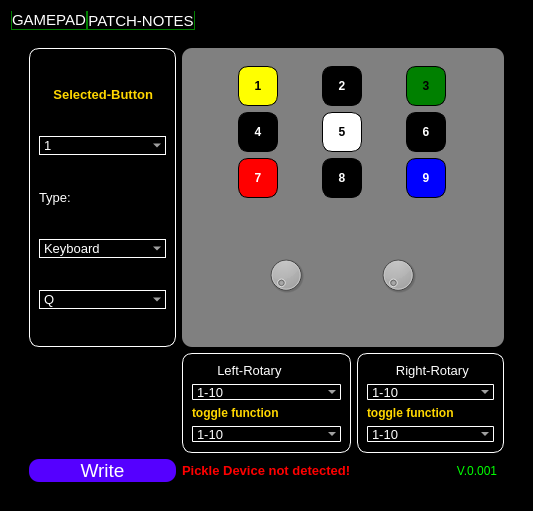
<?xml version="1.0" encoding="UTF-8"?>
<ui version="4.0">
 <class>Dialog</class>
 <widget class="QDialog" name="Dialog">
  <property name="enabled">
   <bool>true</bool>
  </property>
  <property name="geometry">
   <rect>
    <x>0</x>
    <y>0</y>
    <width>533</width>
    <height>511</height>
   </rect>
  </property>
  <property name="maximumSize">
   <size>
    <width>800</width>
    <height>600</height>
   </size>
  </property>
  <property name="windowTitle">
   <string>Pickle GamePad</string>
  </property>
  <property name="windowIcon">
   <iconset>
    <normaloff>ugly.jpg</normaloff>ugly.jpg</iconset>
  </property>
  <property name="windowOpacity">
   <double>0.900000000000000</double>
  </property>
  <property name="styleSheet">
   <string notr="true">background-color:black;
border:0px;
</string>
  </property>
  <layout class="QGridLayout" name="gridLayout">
   <item row="0" column="0">
    <widget class="QTabWidget" name="tabWidget">
     <property name="minimumSize">
      <size>
       <width>0</width>
       <height>0</height>
      </size>
     </property>
     <property name="font">
      <font>
       <pointsize>11</pointsize>
       <weight>50</weight>
       <bold>false</bold>
      </font>
     </property>
     <property name="autoFillBackground">
      <bool>false</bool>
     </property>
     <property name="styleSheet">
      <string notr="true">QTabWidget::tab-bar {
            alignment: center;
			background-color:black;
}
QTabBar::tab {color: white;background-color:black;
border-bottom:1px solid green;
border-right:1px solid green;
border-left:1px solid green;

font-size:15px;
}
</string>
     </property>
     <property name="tabShape">
      <enum>QTabWidget::Rounded</enum>
     </property>
     <property name="currentIndex">
      <number>0</number>
     </property>
     <property name="iconSize">
      <size>
       <width>29</width>
       <height>21</height>
      </size>
     </property>
     <property name="usesScrollButtons">
      <bool>false</bool>
     </property>
     <property name="tabsClosable">
      <bool>false</bool>
     </property>
     <property name="tabBarAutoHide">
      <bool>false</bool>
     </property>
     <widget class="QWidget" name="tab">
      <property name="styleSheet">
       <string notr="true"/>
      </property>
      <attribute name="icon">
       <iconset>
        <normalon>D:/images.png</normalon>
       </iconset>
      </attribute>
      <attribute name="title">
       <string>GAMEPAD</string>
      </attribute>
      <layout class="QGridLayout" name="gridLayout_2">
       <item row="0" column="0">
        <widget class="QGroupBox" name="groupBox_5">
         <property name="styleSheet">
          <string notr="true"/>
         </property>
         <property name="title">
          <string/>
         </property>
         <layout class="QGridLayout" name="gridLayout_3">
          <item row="1" column="2">
           <widget class="QGroupBox" name="groupBox_3">
            <property name="maximumSize">
             <size>
              <width>200</width>
              <height>100</height>
             </size>
            </property>
            <property name="font">
             <font>
              <pointsize>8</pointsize>
             </font>
            </property>
            <property name="styleSheet">
             <string notr="true">color:white;
border:1px solid white;
border-radius:10px;</string>
            </property>
            <property name="title">
             <string/>
            </property>
            <layout class="QVBoxLayout" name="verticalLayout_2">
             <item>
              <widget class="QLabel" name="label_3">
               <property name="font">
                <font>
                 <pointsize>10</pointsize>
                </font>
               </property>
               <property name="styleSheet">
                <string notr="true">border:none;</string>
               </property>
               <property name="text">
                <string>       Left-Rotary</string>
               </property>
              </widget>
             </item>
             <item>
              <widget class="QComboBox" name="comboBox_4">
               <property name="font">
                <font>
                 <pointsize>10</pointsize>
                </font>
               </property>
               <property name="styleSheet">
                <string notr="true">background-color:black;
border-radius:1px;</string>
               </property>
               <item>
                <property name="text">
                 <string>1-10</string>
                </property>
               </item>
               <item>
                <property name="text">
                 <string>keypad left / right</string>
                </property>
               </item>
               <item>
                <property name="text">
                 <string>keypad up / down</string>
                </property>
               </item>
               <item>
                <property name="text">
                 <string>volume</string>
                </property>
               </item>
               <item>
                <property name="text">
                 <string>Mouse up/down</string>
                </property>
               </item>
               <item>
                <property name="text">
                 <string>Mouse left/right</string>
                </property>
               </item>
              </widget>
             </item>
             <item>
              <widget class="QLabel" name="label_5">
               <property name="maximumSize">
                <size>
                 <width>16777215</width>
                 <height>50</height>
                </size>
               </property>
               <property name="font">
                <font>
                 <pointsize>9</pointsize>
                 <weight>75</weight>
                 <bold>true</bold>
                </font>
               </property>
               <property name="styleSheet">
                <string notr="true">color:gold;
border:none</string>
               </property>
               <property name="text">
                <string>toggle function</string>
               </property>
              </widget>
             </item>
             <item>
              <widget class="QComboBox" name="comboBox_5">
               <property name="font">
                <font>
                 <pointsize>10</pointsize>
                </font>
               </property>
               <property name="styleSheet">
                <string notr="true">background-color:black;
border-radius:1px;</string>
               </property>
               <item>
                <property name="text">
                 <string>1-10</string>
                </property>
               </item>
               <item>
                <property name="text">
                 <string>keypad left / right</string>
                </property>
               </item>
               <item>
                <property name="text">
                 <string>keypad up / down</string>
                </property>
               </item>
               <item>
                <property name="text">
                 <string>volume</string>
                </property>
               </item>
               <item>
                <property name="text">
                 <string>Mouse up/down</string>
                </property>
               </item>
               <item>
                <property name="text">
                 <string>Mouse left/right</string>
                </property>
               </item>
              </widget>
             </item>
            </layout>
           </widget>
          </item>
          <item row="3" column="0">
           <widget class="QPushButton" name="pushButton_12">
            <property name="font">
             <font>
              <pointsize>14</pointsize>
             </font>
            </property>
            <property name="styleSheet">
             <string notr="true">background-color:rgb(85, 0, 255);
border-radius:10px;
color:white;
border:none;</string>
            </property>
            <property name="text">
             <string>Write</string>
            </property>
           </widget>
          </item>
          <item row="3" column="2">
           <widget class="QLabel" name="label_9">
            <property name="font">
             <font>
              <pointsize>10</pointsize>
              <weight>75</weight>
              <bold>true</bold>
             </font>
            </property>
            <property name="styleSheet">
             <string notr="true">color:red;
border:none</string>
            </property>
            <property name="text">
             <string>Pickle Device not detected!</string>
            </property>
           </widget>
          </item>
          <item row="3" column="3">
           <widget class="QLabel" name="label_10">
            <property name="styleSheet">
             <string notr="true">color:rgb(0, 255, 0);
border:none;</string>
            </property>
            <property name="text">
             <string>                              V.0.001</string>
            </property>
           </widget>
          </item>
          <item row="0" column="0">
           <widget class="QGroupBox" name="groupBox_8">
            <property name="minimumSize">
             <size>
              <width>0</width>
              <height>80</height>
             </size>
            </property>
            <property name="maximumSize">
             <size>
              <width>400</width>
              <height>400</height>
             </size>
            </property>
            <property name="font">
             <font>
              <pointsize>9</pointsize>
             </font>
            </property>
            <property name="styleSheet">
             <string notr="true">color:white;
border:1px solid white;
border-radius:10px;</string>
            </property>
            <property name="title">
             <string/>
            </property>
            <layout class="QVBoxLayout" name="verticalLayout">
             <item>
              <widget class="QLabel" name="label_7">
               <property name="maximumSize">
                <size>
                 <width>16777215</width>
                 <height>20</height>
                </size>
               </property>
               <property name="font">
                <font>
                 <pointsize>10</pointsize>
                 <weight>75</weight>
                 <bold>true</bold>
                </font>
               </property>
               <property name="styleSheet">
                <string notr="true">border:none;
color:gold;</string>
               </property>
               <property name="text">
                <string>    Selected-Button</string>
               </property>
              </widget>
             </item>
             <item>
              <widget class="QComboBox" name="comboBox_3">
               <property name="font">
                <font>
                 <pointsize>10</pointsize>
                </font>
               </property>
               <property name="styleSheet">
                <string notr="true">background-color:black;
color:white;
border:1px solid white;
border-radius:0px;</string>
               </property>
               <item>
                <property name="text">
                 <string>1</string>
                </property>
               </item>
               <item>
                <property name="text">
                 <string>2</string>
                </property>
               </item>
               <item>
                <property name="text">
                 <string>3</string>
                </property>
               </item>
               <item>
                <property name="text">
                 <string>4</string>
                </property>
               </item>
               <item>
                <property name="text">
                 <string>5</string>
                </property>
               </item>
               <item>
                <property name="text">
                 <string>6</string>
                </property>
               </item>
               <item>
                <property name="text">
                 <string>7</string>
                </property>
               </item>
               <item>
                <property name="text">
                 <string>8</string>
                </property>
               </item>
               <item>
                <property name="text">
                 <string>9</string>
                </property>
               </item>
              </widget>
             </item>
             <item>
              <widget class="QLabel" name="label_8">
               <property name="maximumSize">
                <size>
                 <width>16777215</width>
                 <height>20</height>
                </size>
               </property>
               <property name="font">
                <font>
                 <pointsize>10</pointsize>
                </font>
               </property>
               <property name="styleSheet">
                <string notr="true">border:none;</string>
               </property>
               <property name="text">
                <string>Type:</string>
               </property>
              </widget>
             </item>
             <item>
              <widget class="QComboBox" name="comboBox">
               <property name="font">
                <font>
                 <pointsize>10</pointsize>
                </font>
               </property>
               <property name="styleSheet">
                <string notr="true">background-color:black;
color:white;
border:1px solid white;border-radius:0px;</string>
               </property>
               <item>
                <property name="text">
                 <string>Keyboard</string>
                </property>
               </item>
               <item>
                <property name="text">
                 <string>Gamepad Button</string>
                </property>
               </item>
              </widget>
             </item>
             <item>
              <widget class="QComboBox" name="comboBox_2">
               <property name="font">
                <font>
                 <pointsize>10</pointsize>
                </font>
               </property>
               <property name="styleSheet">
                <string notr="true">background-color:black;
color:white;
border:1px solid white;border-radius:0px;</string>
               </property>
               <item>
                <property name="text">
                 <string>Q</string>
                </property>
               </item>
              </widget>
             </item>
            </layout>
           </widget>
          </item>
          <item row="1" column="3">
           <widget class="QGroupBox" name="groupBox_4">
            <property name="maximumSize">
             <size>
              <width>200</width>
              <height>100</height>
             </size>
            </property>
            <property name="font">
             <font>
              <pointsize>9</pointsize>
             </font>
            </property>
            <property name="styleSheet">
             <string notr="true">color:white;
border:1px solid white;
border-radius:10px;</string>
            </property>
            <property name="title">
             <string/>
            </property>
            <layout class="QVBoxLayout" name="verticalLayout_3">
             <item>
              <widget class="QLabel" name="label_4">
               <property name="font">
                <font>
                 <pointsize>10</pointsize>
                </font>
               </property>
               <property name="styleSheet">
                <string notr="true">border:none;</string>
               </property>
               <property name="text">
                <string>        Right-Rotary</string>
               </property>
              </widget>
             </item>
             <item>
              <widget class="QComboBox" name="comboBox_6">
               <property name="font">
                <font>
                 <pointsize>10</pointsize>
                </font>
               </property>
               <property name="styleSheet">
                <string notr="true">background-color:black;
color:white;
border:1px solid white;
border-radius:1px;</string>
               </property>
               <item>
                <property name="text">
                 <string>1-10</string>
                </property>
               </item>
               <item>
                <property name="text">
                 <string>keypad left / right</string>
                </property>
               </item>
               <item>
                <property name="text">
                 <string>keypad up / down</string>
                </property>
               </item>
               <item>
                <property name="text">
                 <string>volume</string>
                </property>
               </item>
               <item>
                <property name="text">
                 <string>Mouse up/down</string>
                </property>
               </item>
               <item>
                <property name="text">
                 <string>Mouse left/right</string>
                </property>
               </item>
              </widget>
             </item>
             <item>
              <widget class="QLabel" name="label_6">
               <property name="maximumSize">
                <size>
                 <width>16777215</width>
                 <height>50</height>
                </size>
               </property>
               <property name="font">
                <font>
                 <pointsize>9</pointsize>
                 <weight>75</weight>
                 <bold>true</bold>
                </font>
               </property>
               <property name="styleSheet">
                <string notr="true">color:gold;
border:none</string>
               </property>
               <property name="text">
                <string>toggle function</string>
               </property>
              </widget>
             </item>
             <item>
              <widget class="QComboBox" name="comboBox_7">
               <property name="font">
                <font>
                 <pointsize>10</pointsize>
                </font>
               </property>
               <property name="styleSheet">
                <string notr="true">background-color:black;
color:white;
border:1px solid white;
border-radius:1px;</string>
               </property>
               <item>
                <property name="text">
                 <string>1-10</string>
                </property>
               </item>
               <item>
                <property name="text">
                 <string>keypad left / right</string>
                </property>
               </item>
               <item>
                <property name="text">
                 <string>keypad up / down</string>
                </property>
               </item>
               <item>
                <property name="text">
                 <string>volume</string>
                </property>
               </item>
               <item>
                <property name="text">
                 <string>Mouse up/down</string>
                </property>
               </item>
               <item>
                <property name="text">
                 <string>Mouse left/right</string>
                </property>
               </item>
              </widget>
             </item>
            </layout>
           </widget>
          </item>
          <item row="0" column="2" colspan="2">
           <widget class="QGroupBox" name="groupBox">
            <property name="maximumSize">
             <size>
              <width>400</width>
              <height>400</height>
             </size>
            </property>
            <property name="font">
             <font>
              <pointsize>11</pointsize>
             </font>
            </property>
            <property name="styleSheet">
             <string notr="true">background-color:grey;
border:0px;
border-radius:10px;alignment:center</string>
            </property>
            <property name="title">
             <string/>
            </property>
            <layout class="QGridLayout" name="gridLayout_4">
             <item row="0" column="0">
              <widget class="QFrame" name="frame">
               <property name="styleSheet">
                <string notr="true">alignment:center</string>
               </property>
               <property name="frameShape">
                <enum>QFrame::StyledPanel</enum>
               </property>
               <property name="frameShadow">
                <enum>QFrame::Raised</enum>
               </property>
               <layout class="QGridLayout" name="gridLayout_5">
                <item row="2" column="5">
                 <widget class="QPushButton" name="pushButton_6">
                  <property name="minimumSize">
                   <size>
                    <width>40</width>
                    <height>40</height>
                   </size>
                  </property>
                  <property name="maximumSize">
                   <size>
                    <width>40</width>
                    <height>40</height>
                   </size>
                  </property>
                  <property name="font">
                   <font>
                    <weight>75</weight>
                    <bold>true</bold>
                   </font>
                  </property>
                  <property name="styleSheet">
                   <string notr="true">QPushButton{
background-color: black;
border-style: solid;
border-color: black;
border-width:1px;
border-radius: 10px;color:white;
}</string>
                  </property>
                  <property name="text">
                   <string>8</string>
                  </property>
                 </widget>
                </item>
                <item row="2" column="6" alignment="Qt::AlignHCenter|Qt::AlignVCenter">
                 <widget class="QPushButton" name="pushButton_3">
                  <property name="minimumSize">
                   <size>
                    <width>40</width>
                    <height>40</height>
                   </size>
                  </property>
                  <property name="maximumSize">
                   <size>
                    <width>40</width>
                    <height>40</height>
                   </size>
                  </property>
                  <property name="font">
                   <font>
                    <weight>75</weight>
                    <bold>true</bold>
                   </font>
                  </property>
                  <property name="styleSheet">
                   <string notr="true">QPushButton{
background-color: blue;
border-style: solid;
border-color: black;
border-width:1px;
border-radius: 10px;color:white;
}</string>
                  </property>
                  <property name="text">
                   <string>9</string>
                  </property>
                 </widget>
                </item>
                <item row="1" column="6">
                 <widget class="QPushButton" name="pushButton_9">
                  <property name="minimumSize">
                   <size>
                    <width>40</width>
                    <height>40</height>
                   </size>
                  </property>
                  <property name="maximumSize">
                   <size>
                    <width>40</width>
                    <height>40</height>
                   </size>
                  </property>
                  <property name="font">
                   <font>
                    <weight>75</weight>
                    <bold>true</bold>
                   </font>
                  </property>
                  <property name="styleSheet">
                   <string notr="true">QPushButton{
background-color: black;
border-style: solid;
border-color: black;
border-width:1px;
border-radius: 10px;color:white;
}</string>
                  </property>
                  <property name="text">
                   <string>6</string>
                  </property>
                 </widget>
                </item>
                <item row="0" column="6">
                 <widget class="QPushButton" name="pushButton_1">
                  <property name="minimumSize">
                   <size>
                    <width>40</width>
                    <height>40</height>
                   </size>
                  </property>
                  <property name="maximumSize">
                   <size>
                    <width>40</width>
                    <height>40</height>
                   </size>
                  </property>
                  <property name="font">
                   <font>
                    <weight>75</weight>
                    <bold>true</bold>
                   </font>
                  </property>
                  <property name="styleSheet">
                   <string notr="true">QPushButton{
background-color: green;
border-style: solid;
border-color: black;
border-width:1px;
border-radius: 10px;
}</string>
                  </property>
                  <property name="text">
                   <string>3</string>
                  </property>
                 </widget>
                </item>
                <item row="1" column="5">
                 <widget class="QPushButton" name="pushButton_4">
                  <property name="minimumSize">
                   <size>
                    <width>40</width>
                    <height>40</height>
                   </size>
                  </property>
                  <property name="maximumSize">
                   <size>
                    <width>40</width>
                    <height>40</height>
                   </size>
                  </property>
                  <property name="font">
                   <font>
                    <weight>75</weight>
                    <bold>true</bold>
                   </font>
                  </property>
                  <property name="styleSheet">
                   <string notr="true">QPushButton{
background-color: white;
border-style: solid;
border-color: black;
border-width:1px;
border-radius: 10px;
}</string>
                  </property>
                  <property name="text">
                   <string>5</string>
                  </property>
                 </widget>
                </item>
                <item row="2" column="4">
                 <widget class="QPushButton" name="pushButton_8">
                  <property name="minimumSize">
                   <size>
                    <width>40</width>
                    <height>40</height>
                   </size>
                  </property>
                  <property name="maximumSize">
                   <size>
                    <width>40</width>
                    <height>40</height>
                   </size>
                  </property>
                  <property name="font">
                   <font>
                    <weight>75</weight>
                    <bold>true</bold>
                   </font>
                  </property>
                  <property name="styleSheet">
                   <string notr="true">QPushButton{
background-color: red;
border-style: solid;
border-color: black;
border-width:1px;
border-radius: 10px;color:white;
}</string>
                  </property>
                  <property name="text">
                   <string>7</string>
                  </property>
                 </widget>
                </item>
                <item row="1" column="4">
                 <widget class="QPushButton" name="pushButton_5">
                  <property name="minimumSize">
                   <size>
                    <width>40</width>
                    <height>40</height>
                   </size>
                  </property>
                  <property name="maximumSize">
                   <size>
                    <width>40</width>
                    <height>40</height>
                   </size>
                  </property>
                  <property name="font">
                   <font>
                    <weight>75</weight>
                    <bold>true</bold>
                   </font>
                  </property>
                  <property name="styleSheet">
                   <string notr="true">QPushButton{
background-color: black;
border-style: solid;
border-color: black;
border-width:1px;
border-radius: 10px;
color:white;
}</string>
                  </property>
                  <property name="text">
                   <string>4</string>
                  </property>
                 </widget>
                </item>
                <item row="0" column="5">
                 <widget class="QPushButton" name="pushButton_2">
                  <property name="minimumSize">
                   <size>
                    <width>40</width>
                    <height>40</height>
                   </size>
                  </property>
                  <property name="maximumSize">
                   <size>
                    <width>40</width>
                    <height>40</height>
                   </size>
                  </property>
                  <property name="font">
                   <font>
                    <weight>75</weight>
                    <bold>true</bold>
                   </font>
                  </property>
                  <property name="styleSheet">
                   <string notr="true">QPushButton{
background-color: black;
border-style: solid;
border-color: black;
border-width:1px;
border-radius: 10px;
color:white;
}
</string>
                  </property>
                  <property name="text">
                   <string>2</string>
                  </property>
                 </widget>
                </item>
                <item row="0" column="4">
                 <widget class="QPushButton" name="pushButton_7">
                  <property name="minimumSize">
                   <size>
                    <width>40</width>
                    <height>40</height>
                   </size>
                  </property>
                  <property name="maximumSize">
                   <size>
                    <width>40</width>
                    <height>40</height>
                   </size>
                  </property>
                  <property name="font">
                   <font>
                    <weight>75</weight>
                    <bold>true</bold>
                   </font>
                  </property>
                  <property name="styleSheet">
                   <string notr="true">QPushButton{
background-color: yellow;
border-style: solid;
border-color: black;
border-width:1px;
border-radius: 10px;
}</string>
                  </property>
                  <property name="text">
                   <string>1</string>
                  </property>
                 </widget>
                </item>
               </layout>
              </widget>
             </item>
             <item row="1" column="0" rowspan="2">
              <widget class="QFrame" name="frame_2">
               <property name="minimumSize">
                <size>
                 <width>100</width>
                 <height>100</height>
                </size>
               </property>
               <property name="frameShape">
                <enum>QFrame::StyledPanel</enum>
               </property>
               <property name="frameShadow">
                <enum>QFrame::Raised</enum>
               </property>
               <layout class="QHBoxLayout" name="horizontalLayout">
                <item>
                 <widget class="QDial" name="dial_2">
                  <property name="minimumSize">
                   <size>
                    <width>40</width>
                    <height>40</height>
                   </size>
                  </property>
                  <property name="maximumSize">
                   <size>
                    <width>40</width>
                    <height>40</height>
                   </size>
                  </property>
                 </widget>
                </item>
                <item>
                 <widget class="QDial" name="dial">
                  <property name="minimumSize">
                   <size>
                    <width>40</width>
                    <height>40</height>
                   </size>
                  </property>
                  <property name="maximumSize">
                   <size>
                    <width>40</width>
                    <height>40</height>
                   </size>
                  </property>
                  <property name="styleSheet">
                   <string notr="true"/>
                  </property>
                 </widget>
                </item>
               </layout>
              </widget>
             </item>
            </layout>
           </widget>
          </item>
          <item row="1" column="0">
           <widget class="QPushButton" name="pushButton">
            <property name="text">
             <string/>
            </property>
            <property name="icon">
             <iconset>
              <normaloff>ugly.jpg</normaloff>ugly.jpg</iconset>
            </property>
            <property name="iconSize">
             <size>
              <width>139</width>
              <height>120</height>
             </size>
            </property>
           </widget>
          </item>
         </layout>
        </widget>
       </item>
      </layout>
     </widget>
     <widget class="QWidget" name="tab_2">
      <attribute name="title">
       <string>PATCH-NOTES</string>
      </attribute>
      <widget class="QTextBrowser" name="textBrowser">
       <property name="geometry">
        <rect>
         <x>50</x>
         <y>50</y>
         <width>421</width>
         <height>281</height>
        </rect>
       </property>
       <property name="font">
        <font>
         <pointsize>14</pointsize>
         <weight>50</weight>
         <bold>false</bold>
        </font>
       </property>
       <property name="styleSheet">
        <string notr="true">color:gold</string>
       </property>
       <property name="html">
        <string>&lt;!DOCTYPE HTML PUBLIC &quot;-//W3C//DTD HTML 4.0//EN&quot; &quot;http://www.w3.org/TR/REC-html40/strict.dtd&quot;&gt;
&lt;html&gt;&lt;head&gt;&lt;meta name=&quot;qrichtext&quot; content=&quot;1&quot; /&gt;&lt;style type=&quot;text/css&quot;&gt;
p, li { white-space: pre-wrap; }
&lt;/style&gt;&lt;/head&gt;&lt;body style=&quot; font-family:'MS Shell Dlg 2'; font-size:14pt; font-weight:400; font-style:normal;&quot;&gt;
&lt;p style=&quot; margin-top:0px; margin-bottom:0px; margin-left:0px; margin-right:0px; -qt-block-indent:0; text-indent:0px;&quot;&gt;&lt;span style=&quot; font-size:12pt;&quot;&gt;1 ) Hopefully made the Ui responsive enough that you can read the text in the drop downs.&lt;/span&gt;&lt;/p&gt;
&lt;p style=&quot;-qt-paragraph-type:empty; margin-top:0px; margin-bottom:0px; margin-left:0px; margin-right:0px; -qt-block-indent:0; text-indent:0px; font-size:12pt;&quot;&gt;&lt;br /&gt;&lt;/p&gt;
&lt;p style=&quot; margin-top:0px; margin-bottom:0px; margin-left:0px; margin-right:0px; -qt-block-indent:0; text-indent:0px;&quot;&gt;&lt;span style=&quot; font-size:12pt;&quot;&gt;2) software now detects raspberry pico device, finds the drive letters and writes diretly to the code.py file in that drive. if it doesnt detect it, it will instead write to the code.py file in the current working directory.&lt;/span&gt;&lt;/p&gt;
&lt;p style=&quot;-qt-paragraph-type:empty; margin-top:0px; margin-bottom:0px; margin-left:0px; margin-right:0px; -qt-block-indent:0; text-indent:0px; font-size:12pt;&quot;&gt;&lt;br /&gt;&lt;/p&gt;
&lt;p style=&quot; margin-top:0px; margin-bottom:0px; margin-left:0px; margin-right:0px; -qt-block-indent:0; text-indent:0px;&quot;&gt;&lt;span style=&quot; font-size:12pt;&quot;&gt;3 ) added analog stick support.&lt;/span&gt;&lt;/p&gt;
&lt;p style=&quot;-qt-paragraph-type:empty; margin-top:0px; margin-bottom:0px; margin-left:0px; margin-right:0px; -qt-block-indent:0; text-indent:0px; font-size:12pt;&quot;&gt;&lt;br /&gt;&lt;/p&gt;
&lt;p style=&quot; margin-top:0px; margin-bottom:0px; margin-left:0px; margin-right:0px; -qt-block-indent:0; text-indent:0px;&quot;&gt;&lt;span style=&quot; font-size:12pt;&quot;&gt;4 ) &lt;/span&gt;&lt;/p&gt;&lt;/body&gt;&lt;/html&gt;</string>
       </property>
      </widget>
     </widget>
    </widget>
   </item>
  </layout>
 </widget>
 <resources/>
 <connections/>
</ui>
